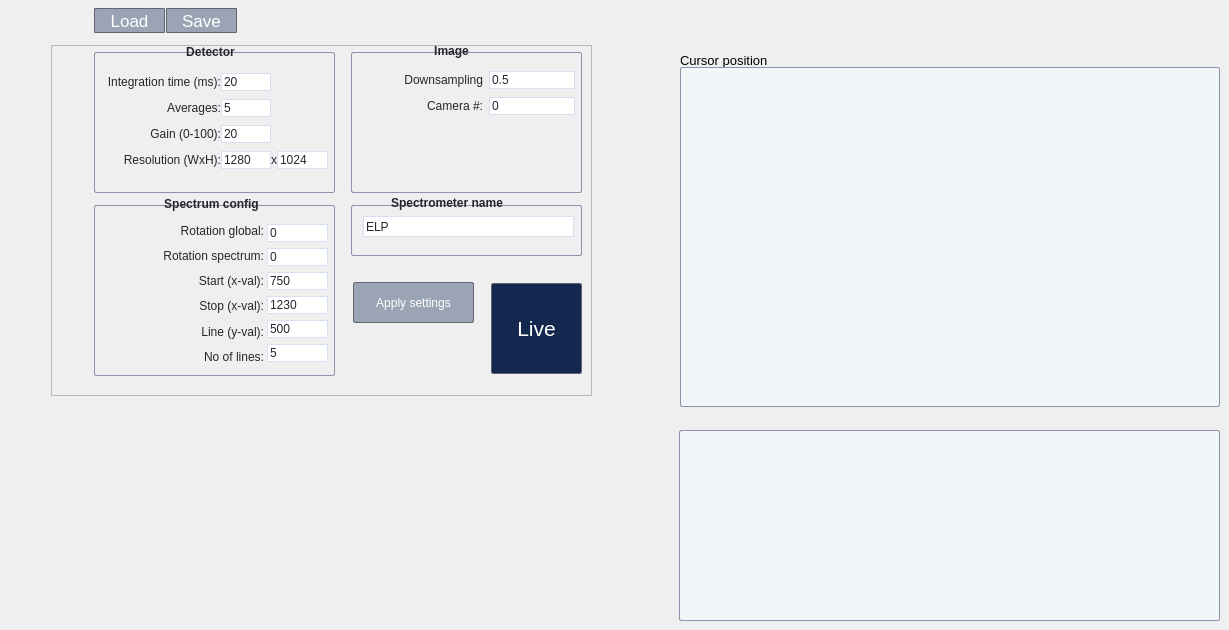
     <widget class="QWidget" name="main_menu_acquisition_tab">
      <attribute name="title">
       <string/>
      </attribute>
      <widget class="QPushButton" name="load_acquisition_settings_button">
       <property name="geometry">
        <rect>
         <x>94</x>
         <y>8</y>
         <width>71</width>
         <height>25</height>
        </rect>
       </property>
       <property name="font">
        <font>
         <pointsize>13</pointsize>
        </font>
       </property>
       <property name="mouseTracking">
        <bool>true</bool>
       </property>
       <property name="styleSheet">
        <string notr="true">background-color:#9ba4b4;
color:white;
border-radius: 1px;
border-style: solid;
border-width: 1px;
border-color: #626470;</string>
       </property>
       <property name="text">
        <string>Load</string>
       </property>
      </widget>
      <widget class="QPushButton" name="save_acquisition_settings_button">
       <property name="geometry">
        <rect>
         <x>166</x>
         <y>8</y>
         <width>71</width>
         <height>25</height>
        </rect>
       </property>
       <property name="font">
        <font>
         <pointsize>13</pointsize>
        </font>
       </property>
       <property name="mouseTracking">
        <bool>true</bool>
       </property>
       <property name="styleSheet">
        <string notr="true">background-color:#9ba4b4;
color:white;
border-radius: 1px;
border-style: solid;
border-width: 1px;
border-color: #626470;</string>
       </property>
       <property name="text">
        <string>Save</string>
       </property>
      </widget>
      <widget class="QFrame" name="acquisition_frame">
       <property name="geometry">
        <rect>
         <x>51</x>
         <y>45</y>
         <width>541</width>
         <height>351</height>
        </rect>
       </property>
       <property name="mouseTracking">
        <bool>true</bool>
       </property>
       <property name="frameShape">
        <enum>QFrame::StyledPanel</enum>
       </property>
       <property name="frameShadow">
        <enum>QFrame::Raised</enum>
       </property>
       <widget class="QLabel" name="spectrometer_name_label">
        <property name="geometry">
         <rect>
          <x>340</x>
          <y>150</y>
          <width>131</width>
          <height>16</height>
         </rect>
        </property>
        <property name="font">
         <font>
          <weight>75</weight>
          <italic>false</italic>
          <bold>true</bold>
         </font>
        </property>
        <property name="mouseTracking">
         <bool>true</bool>
        </property>
        <property name="styleSheet">
         <string notr="true">color: #24262b;</string>
        </property>
        <property name="text">
         <string>Spectrometer name</string>
        </property>
       </widget>
       <widget class="QLineEdit" name="spectrometer_name_input">
        <property name="geometry">
         <rect>
          <x>312</x>
          <y>171</y>
          <width>211</width>
          <height>21</height>
         </rect>
        </property>
        <property name="mouseTracking">
         <bool>true</bool>
        </property>
        <property name="styleSheet">
         <string notr="true">background-color: white;
border-radius: 1px;
border-style: solid;
border-width: 0.5px;
border-color: #d6e0f0;
color: #24262b;</string>
        </property>
        <property name="text">
         <string>ELP</string>
        </property>
       </widget>
       <widget class="QWidget" name="verticalLayoutWidget_3">
        <property name="geometry">
         <rect>
          <x>216</x>
          <y>173</y>
          <width>61</width>
          <height>151</height>
         </rect>
        </property>
        <property name="mouseTracking">
         <bool>true</bool>
        </property>
        <layout class="QVBoxLayout" name="spectrum_vertical_layout">
         <property name="spacing">
          <number>0</number>
         </property>
         <item>
          <widget class="QLineEdit" name="spectrum_rotation_global_input">
           <property name="mouseTracking">
            <bool>true</bool>
           </property>
           <property name="styleSheet">
            <string notr="true">background-color: white;
border-radius: 1px;
border-style: solid;
border-width: 0.5px;
border-color: #d6e0f0;
color: #24262b;</string>
           </property>
           <property name="text">
            <string>0</string>
           </property>
          </widget>
         </item>
         <item>
          <widget class="QLineEdit" name="spectrum_rotation_spectrum_input">
           <property name="mouseTracking">
            <bool>true</bool>
           </property>
           <property name="styleSheet">
            <string notr="true">background-color: white;
border-radius: 1px;
border-style: solid;
border-width: 0.5px;
border-color: #d6e0f0;
color: #24262b;</string>
           </property>
           <property name="text">
            <string>0</string>
           </property>
          </widget>
         </item>
         <item>
          <widget class="QLineEdit" name="spectrum_start_x_input">
           <property name="mouseTracking">
            <bool>true</bool>
           </property>
           <property name="styleSheet">
            <string notr="true">background-color: white;
border-radius: 1px;
border-style: solid;
border-width: 0.5px;
border-color: #d6e0f0;
color: #24262b;</string>
           </property>
           <property name="text">
            <string>750</string>
           </property>
          </widget>
         </item>
         <item>
          <widget class="QLineEdit" name="spectrum_stop_x_input">
           <property name="mouseTracking">
            <bool>true</bool>
           </property>
           <property name="styleSheet">
            <string notr="true">background-color: white;
border-radius: 1px;
border-style: solid;
border-width: 0.5px;
border-color: #d6e0f0;
color: #24262b;</string>
           </property>
           <property name="text">
            <string>1230</string>
           </property>
          </widget>
         </item>
         <item>
          <widget class="QLineEdit" name="spectrum_line_input">
           <property name="mouseTracking">
            <bool>true</bool>
           </property>
           <property name="styleSheet">
            <string notr="true">background-color: white;
border-radius: 1px;
border-style: solid;
border-width: 0.5px;
border-color: #d6e0f0;
color: #24262b;</string>
           </property>
           <property name="text">
            <string>500</string>
           </property>
          </widget>
         </item>
         <item>
          <widget class="QLineEdit" name="spectrum_lines_input">
           <property name="mouseTracking">
            <bool>true</bool>
           </property>
           <property name="styleSheet">
            <string notr="true">background-color: white;
border-radius: 1px;
border-style: solid;
border-width: 0.5px;
border-color: #d6e0f0;
color: #24262b;</string>
           </property>
           <property name="text">
            <string>5</string>
           </property>
          </widget>
         </item>
        </layout>
       </widget>
       <widget class="QPushButton" name="apply_acquisition_settings_button">
        <property name="geometry">
         <rect>
          <x>302</x>
          <y>237</y>
          <width>121</width>
          <height>41</height>
         </rect>
        </property>
        <property name="mouseTracking">
         <bool>true</bool>
        </property>
        <property name="styleSheet">
         <string notr="true">background-color:#9ba4b4;
color:white;
border-radius: 2px;
border-style: solid;
border-width: 1px;
border-color: #626470;</string>
        </property>
        <property name="text">
         <string>Apply settings</string>
        </property>
       </widget>
       <widget class="QLabel" name="image_settings_label">
        <property name="geometry">
         <rect>
          <x>370</x>
          <y>-2</y>
          <width>61</width>
          <height>16</height>
         </rect>
        </property>
        <property name="font">
         <font>
          <weight>75</weight>
          <italic>false</italic>
          <bold>true</bold>
         </font>
        </property>
        <property name="mouseTracking">
         <bool>true</bool>
        </property>
        <property name="styleSheet">
         <string notr="true">color: #24262b;</string>
        </property>
        <property name="text">
         <string>Image</string>
        </property>
        <property name="alignment">
         <set>Qt::AlignCenter</set>
        </property>
       </widget>
       <widget class="QLabel" name="detector_settings_label">
        <property name="geometry">
         <rect>
          <x>119</x>
          <y>-1</y>
          <width>81</width>
          <height>16</height>
         </rect>
        </property>
        <property name="font">
         <font>
          <weight>75</weight>
          <italic>false</italic>
          <bold>true</bold>
         </font>
        </property>
        <property name="mouseTracking">
         <bool>true</bool>
        </property>
        <property name="styleSheet">
         <string notr="true">color: #24262b;</string>
        </property>
        <property name="text">
         <string>Detector</string>
        </property>
        <property name="alignment">
         <set>Qt::AlignCenter</set>
        </property>
       </widget>
       <widget class="QFrame" name="spectrometer_name_frame">
        <property name="geometry">
         <rect>
          <x>300</x>
          <y>160</y>
          <width>231</width>
          <height>51</height>
         </rect>
        </property>
        <property name="mouseTracking">
         <bool>true</bool>
        </property>
        <property name="styleSheet">
         <string notr="true">outline-color: #8d93ab;
outline-width: 4ps;
border-radius: 2px;
border-style: solid;
border-width: 1px;
border-color: #8d93ab;</string>
        </property>
        <property name="frameShape">
         <enum>QFrame::StyledPanel</enum>
        </property>
        <property name="frameShadow">
         <enum>QFrame::Raised</enum>
        </property>
       </widget>
       <widget class="QFrame" name="detector_frame">
        <property name="geometry">
         <rect>
          <x>43</x>
          <y>7</y>
          <width>241</width>
          <height>141</height>
         </rect>
        </property>
        <property name="mouseTracking">
         <bool>true</bool>
        </property>
        <property name="styleSheet">
         <string notr="true">outline-color: #8d93ab;
outline-width: 4ps;
border-radius: 2px;
border-style: solid;
border-width: 1px;
border-color: #8d93ab;</string>
        </property>
        <property name="frameShape">
         <enum>QFrame::StyledPanel</enum>
        </property>
        <property name="frameShadow">
         <enum>QFrame::Raised</enum>
        </property>
       </widget>
       <widget class="QLabel" name="spectrum_settings_label">
        <property name="geometry">
         <rect>
          <x>100</x>
          <y>151</y>
          <width>121</width>
          <height>16</height>
         </rect>
        </property>
        <property name="font">
         <font>
          <weight>75</weight>
          <italic>false</italic>
          <bold>true</bold>
         </font>
        </property>
        <property name="mouseTracking">
         <bool>true</bool>
        </property>
        <property name="styleSheet">
         <string notr="true">color: #24262b;</string>
        </property>
        <property name="text">
         <string>Spectrum config</string>
        </property>
        <property name="alignment">
         <set>Qt::AlignCenter</set>
        </property>
       </widget>
       <widget class="QWidget" name="gridLayoutWidget">
        <property name="geometry">
         <rect>
          <x>56</x>
          <y>20</y>
          <width>221</width>
          <height>112</height>
         </rect>
        </property>
        <property name="mouseTracking">
         <bool>true</bool>
        </property>
        <layout class="QGridLayout" name="detector_grid_layout">
         <property name="spacing">
          <number>0</number>
         </property>
         <item row="3" column="1">
          <widget class="QLineEdit" name="detector_width_input">
           <property name="mouseTracking">
            <bool>true</bool>
           </property>
           <property name="styleSheet">
            <string notr="true">background-color: white;
border-radius: 1px;
border-style: solid;
border-width: 0.5px;
border-color: #d6e0f0;
color: #24262b;</string>
           </property>
           <property name="text">
            <string>1280</string>
           </property>
          </widget>
         </item>
         <item row="0" column="0">
          <widget class="QLabel" name="detector_integration_time_label">
           <property name="mouseTracking">
            <bool>true</bool>
           </property>
           <property name="styleSheet">
            <string notr="true">color: #24262b;
outline:0px;
border-width:0px,</string>
           </property>
           <property name="text">
            <string>Integration time (ms):</string>
           </property>
           <property name="alignment">
            <set>Qt::AlignRight|Qt::AlignTrailing|Qt::AlignVCenter</set>
           </property>
          </widget>
         </item>
         <item row="2" column="0">
          <widget class="QLabel" name="detector_gain_label">
           <property name="mouseTracking">
            <bool>true</bool>
           </property>
           <property name="styleSheet">
            <string notr="true">color: #24262b;
outline:0px;
border-width:0px,</string>
           </property>
           <property name="text">
            <string>Gain (0-100):</string>
           </property>
           <property name="alignment">
            <set>Qt::AlignRight|Qt::AlignTrailing|Qt::AlignVCenter</set>
           </property>
          </widget>
         </item>
         <item row="1" column="0">
          <widget class="QLabel" name="detector_averages_label">
           <property name="mouseTracking">
            <bool>true</bool>
           </property>
           <property name="styleSheet">
            <string notr="true">color: #24262b;
outline:0px;
border-width:0px,</string>
           </property>
           <property name="text">
            <string>Averages:</string>
           </property>
           <property name="alignment">
            <set>Qt::AlignRight|Qt::AlignTrailing|Qt::AlignVCenter</set>
           </property>
          </widget>
         </item>
         <item row="0" column="1">
          <widget class="QLineEdit" name="detector_gain_input">
           <property name="mouseTracking">
            <bool>true</bool>
           </property>
           <property name="styleSheet">
            <string notr="true">background-color: white;
border-radius: 1px;
border-style: solid;
border-width: 0.5px;
border-color: #d6e0f0;
color: #24262b;</string>
           </property>
           <property name="text">
            <string>20</string>
           </property>
          </widget>
         </item>
         <item row="1" column="1">
          <widget class="QLineEdit" name="detector_averages_input">
           <property name="mouseTracking">
            <bool>true</bool>
           </property>
           <property name="styleSheet">
            <string notr="true">background-color: white;
border-radius: 1px;
border-style: solid;
border-width: 0.5px;
border-color: #d6e0f0;
color: #24262b;</string>
           </property>
           <property name="text">
            <string>5</string>
           </property>
          </widget>
         </item>
         <item row="3" column="3">
          <widget class="QLineEdit" name="detector_height_input">
           <property name="mouseTracking">
            <bool>true</bool>
           </property>
           <property name="styleSheet">
            <string notr="true">background-color: white;
border-radius: 1px;
border-style: solid;
border-width: 0.5px;
border-color: #d6e0f0;
color: #24262b;</string>
           </property>
           <property name="text">
            <string>1024</string>
           </property>
          </widget>
         </item>
         <item row="3" column="0">
          <widget class="QLabel" name="detector_resolution_label">
           <property name="mouseTracking">
            <bool>true</bool>
           </property>
           <property name="styleSheet">
            <string notr="true">color: #24262b;
outline:0px;
border-width:0px,</string>
           </property>
           <property name="text">
            <string>Resolution (WxH):</string>
           </property>
           <property name="alignment">
            <set>Qt::AlignRight|Qt::AlignTrailing|Qt::AlignVCenter</set>
           </property>
          </widget>
         </item>
         <item row="2" column="1">
          <widget class="QLineEdit" name="detector_integration_time_input">
           <property name="mouseTracking">
            <bool>true</bool>
           </property>
           <property name="styleSheet">
            <string notr="true">background-color: white;
border-radius: 1px;
border-style: solid;
border-width: 0.5px;
border-color: #d6e0f0;
color: #24262b;</string>
           </property>
           <property name="text">
            <string>20</string>
           </property>
          </widget>
         </item>
         <item row="3" column="2">
          <widget class="QLabel" name="detector_resolution_x_label">
           <property name="mouseTracking">
            <bool>true</bool>
           </property>
           <property name="styleSheet">
            <string notr="true">color: #24262b;
outline:0px;
border-width:0px,</string>
           </property>
           <property name="text">
            <string>x</string>
           </property>
           <property name="alignment">
            <set>Qt::AlignCenter</set>
           </property>
          </widget>
         </item>
        </layout>
       </widget>
       <widget class="QPushButton" name="live_button">
        <property name="geometry">
         <rect>
          <x>440</x>
          <y>238</y>
          <width>91</width>
          <height>91</height>
         </rect>
        </property>
        <property name="font">
         <font>
          <pointsize>16</pointsize>
         </font>
        </property>
        <property name="mouseTracking">
         <bool>true</bool>
        </property>
        <property name="styleSheet">
         <string notr="true">background-color:#14274e;
color:white;
border-radius: 2px;
border-style: solid;
border-width: 1px;
border-color: #626470;</string>
        </property>
        <property name="text">
         <string>Live</string>
        </property>
       </widget>
       <widget class="QWidget" name="verticalLayoutWidget_4">
        <property name="geometry">
         <rect>
          <x>92</x>
          <y>173</y>
          <width>121</width>
          <height>151</height>
         </rect>
        </property>
        <property name="mouseTracking">
         <bool>true</bool>
        </property>
        <layout class="QVBoxLayout" name="spectrum_vertical_layout_2">
         <property name="spacing">
          <number>0</number>
         </property>
         <item>
          <widget class="QLabel" name="spectrum_rotation_global_label">
           <property name="mouseTracking">
            <bool>true</bool>
           </property>
           <property name="styleSheet">
            <string notr="true">color: #24262b;
outline:0px;
border-width:0px,</string>
           </property>
           <property name="text">
            <string>Rotation global:</string>
           </property>
           <property name="alignment">
            <set>Qt::AlignRight|Qt::AlignTrailing|Qt::AlignVCenter</set>
           </property>
          </widget>
         </item>
         <item>
          <widget class="QLabel" name="spectrum_rotation_spectrum_label">
           <property name="mouseTracking">
            <bool>true</bool>
           </property>
           <property name="styleSheet">
            <string notr="true">color: #24262b;
outline:0px;
border-width:0px,</string>
           </property>
           <property name="text">
            <string>Rotation spectrum:</string>
           </property>
           <property name="alignment">
            <set>Qt::AlignRight|Qt::AlignTrailing|Qt::AlignVCenter</set>
           </property>
          </widget>
         </item>
         <item>
          <widget class="QLabel" name="spectrum_start_x_label">
           <property name="mouseTracking">
            <bool>true</bool>
           </property>
           <property name="styleSheet">
            <string notr="true">color: #24262b;
outline:0px;
border-width:0px,</string>
           </property>
           <property name="text">
            <string>Start (x-val):</string>
           </property>
           <property name="alignment">
            <set>Qt::AlignRight|Qt::AlignTrailing|Qt::AlignVCenter</set>
           </property>
          </widget>
         </item>
         <item>
          <widget class="QLabel" name="spectrum_stop_x_label">
           <property name="mouseTracking">
            <bool>true</bool>
           </property>
           <property name="styleSheet">
            <string notr="true">color: #24262b;
outline:0px;
border-width:0px,</string>
           </property>
           <property name="text">
            <string>Stop (x-val):</string>
           </property>
           <property name="alignment">
            <set>Qt::AlignRight|Qt::AlignTrailing|Qt::AlignVCenter</set>
           </property>
          </widget>
         </item>
         <item>
          <widget class="QLabel" name="spectrum_line_label">
           <property name="mouseTracking">
            <bool>true</bool>
           </property>
           <property name="styleSheet">
            <string notr="true">color: #24262b;
outline:0px;
border-width:0px;

</string>
           </property>
           <property name="text">
            <string>Line (y-val):</string>
           </property>
           <property name="alignment">
            <set>Qt::AlignRight|Qt::AlignTrailing|Qt::AlignVCenter</set>
           </property>
          </widget>
         </item>
         <item>
          <widget class="QLabel" name="spectrum_lines_label">
           <property name="mouseTracking">
            <bool>true</bool>
           </property>
           <property name="styleSheet">
            <string notr="true">color: #24262b;
outline:0px;
border-width:0px;
</string>
           </property>
           <property name="text">
            <string>No of lines:</string>
           </property>
           <property name="alignment">
            <set>Qt::AlignRight|Qt::AlignTrailing|Qt::AlignVCenter</set>
           </property>
          </widget>
         </item>
        </layout>
       </widget>
       <widget class="QFrame" name="image_frame">
        <property name="geometry">
         <rect>
          <x>300</x>
          <y>7</y>
          <width>231</width>
          <height>141</height>
         </rect>
        </property>
        <property name="mouseTracking">
         <bool>true</bool>
        </property>
        <property name="styleSheet">
         <string notr="true">outline-color: #8d93ab;
outline-width: 4ps;
border-radius: 2px;
border-style: solid;
border-width: 1px;
border-color: #8d93ab;</string>
        </property>
        <property name="frameShape">
         <enum>QFrame::StyledPanel</enum>
        </property>
        <property name="frameShadow">
         <enum>QFrame::Raised</enum>
        </property>
       </widget>
       <widget class="QFrame" name="spectrum_frame">
        <property name="geometry">
         <rect>
          <x>43</x>
          <y>160</y>
          <width>241</width>
          <height>171</height>
         </rect>
        </property>
        <property name="mouseTracking">
         <bool>true</bool>
        </property>
        <property name="styleSheet">
         <string notr="true">outline-color: #8d93ab;
outline-width: 4ps;
border-radius: 2px;
border-style: solid;
border-width: 1px;
border-color: #8d93ab;</string>
        </property>
        <property name="frameShape">
         <enum>QFrame::StyledPanel</enum>
        </property>
        <property name="frameShadow">
         <enum>QFrame::Raised</enum>
        </property>
       </widget>
       <zorder>detector_frame</zorder>
       <zorder>spectrum_frame</zorder>
       <zorder>image_frame</zorder>
       <zorder>spectrometer_name_frame</zorder>
       <zorder>spectrometer_name_label</zorder>
       <zorder>spectrometer_name_input</zorder>
       <zorder>verticalLayoutWidget_3</zorder>
       <zorder>apply_acquisition_settings_button</zorder>
       <zorder>detector_settings_label</zorder>
       <zorder>spectrum_settings_label</zorder>
       <zorder>gridLayoutWidget</zorder>
       <zorder>live_button</zorder>
       <zorder>verticalLayoutWidget_4</zorder>
       <zorder>image_settings_label</zorder>
      </widget>
      <widget class="QLabel" name="cursor_overview_label">
       <property name="geometry">
        <rect>
         <x>680</x>
         <y>52</y>
         <width>91</width>
         <height>16</height>
        </rect>
       </property>
       <property name="font">
        <font>
         <pointsize>10</pointsize>
        </font>
       </property>
       <property name="mouseTracking">
        <bool>true</bool>
       </property>
       <property name="text">
        <string>Cursor position</string>
       </property>
      </widget>
      <widget class="GraphicsLayoutWidget" name="image_overview_view">
       <property name="geometry">
        <rect>
         <x>680</x>
         <y>67</y>
         <width>540</width>
         <height>340</height>
        </rect>
       </property>
       <property name="styleSheet">
        <string notr="true">outline-color: #8d93ab;
outline-width: 0ps;
border-radius: 2px;
border-style: solid;
border-width: 1px;
border-color: #8d93ab;
background-color: #f1f6f9;
padding: 0px;
margin: 0px;</string>
       </property>
       <property name="lineWidth">
        <number>0</number>
       </property>
      </widget>
      <widget class="GraphicsLayoutWidget" name="image_cropped_view">
       <property name="geometry">
        <rect>
         <x>679</x>
         <y>430</y>
         <width>541</width>
         <height>191</height>
        </rect>
       </property>
       <property name="styleSheet">
        <string notr="true">outline-color: #8d93ab;
outline-width: 0ps;
border-radius: 2px;
border-style: solid;
border-width: 1px;
border-color: #8d93ab;
background-color: #f1f6f9;</string>
       </property>
      </widget>
      <widget class="QWidget" name="gridLayoutWidget_2">
       <property name="geometry">
        <rect>
         <x>404</x>
         <y>63</y>
         <width>171</width>
         <height>61</height>
        </rect>
       </property>
       <property name="mouseTracking">
        <bool>true</bool>
       </property>
       <layout class="QGridLayout" name="gridLayout">
        <property name="horizontalSpacing">
         <number>-1</number>
        </property>
        <property name="verticalSpacing">
         <number>0</number>
        </property>
        <item row="2" column="1">
         <widget class="QLineEdit" name="image_camera_no_input">
          <property name="mouseTracking">
           <bool>true</bool>
          </property>
          <property name="styleSheet">
           <string notr="true">background-color: white;
border-radius: 1px;
border-style: solid;
border-width: 0.5px;
border-color: #d6e0f0;
color: #24262b;</string>
          </property>
          <property name="text">
           <string>0</string>
          </property>
         </widget>
        </item>
        <item row="2" column="0">
         <widget class="QLabel" name="image_camera_no_label">
          <property name="mouseTracking">
           <bool>true</bool>
          </property>
          <property name="styleSheet">
           <string notr="true">color: #24262b;
outline:0px;
border-width:0px,</string>
          </property>
          <property name="text">
           <string>Camera #:</string>
          </property>
          <property name="alignment">
           <set>Qt::AlignRight|Qt::AlignTrailing|Qt::AlignVCenter</set>
          </property>
         </widget>
        </item>
        <item row="1" column="1">
         <widget class="QLineEdit" name="image_downsampling_overview_input">
          <property name="mouseTracking">
           <bool>true</bool>
          </property>
          <property name="styleSheet">
           <string notr="true">background-color: white;
border-radius: 1px;
border-style: solid;
border-width: 0.5px;
border-color: #d6e0f0;
color: #24262b;</string>
          </property>
          <property name="text">
           <string>0.5</string>
          </property>
         </widget>
        </item>
        <item row="1" column="0">
         <widget class="QLabel" name="image_downsampling_overview_label">
          <property name="mouseTracking">
           <bool>true</bool>
          </property>
          <property name="styleSheet">
           <string notr="true">color: #24262b;
outline:0px;
border-width:0px,</string>
          </property>
          <property name="text">
           <string>Downsampling</string>
          </property>
          <property name="alignment">
           <set>Qt::AlignRight|Qt::AlignTrailing|Qt::AlignVCenter</set>
          </property>
         </widget>
        </item>
       </layout>
      </widget>
     </widget>
